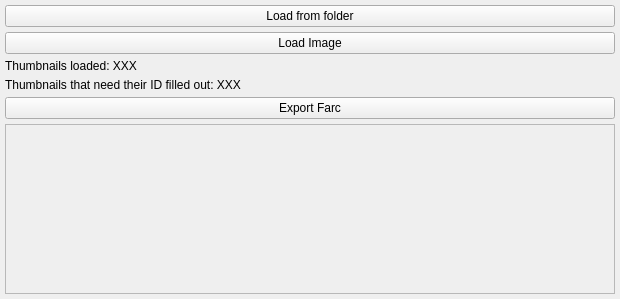
<?xml version="1.0" encoding="UTF-8"?>
<ui version="4.0">
 <class>ThumbnailTextureCreator</class>
 <widget class="QWidget" name="ThumbnailTextureCreator">
  <property name="geometry">
   <rect>
    <x>0</x>
    <y>0</y>
    <width>620</width>
    <height>299</height>
   </rect>
  </property>
  <property name="minimumSize">
   <size>
    <width>620</width>
    <height>0</height>
   </size>
  </property>
  <property name="windowTitle">
   <string>Thumbnail Texture Creator</string>
  </property>
  <layout class="QVBoxLayout" name="verticalLayout">
   <property name="spacing">
    <number>5</number>
   </property>
   <property name="leftMargin">
    <number>5</number>
   </property>
   <property name="topMargin">
    <number>5</number>
   </property>
   <property name="rightMargin">
    <number>5</number>
   </property>
   <property name="bottomMargin">
    <number>5</number>
   </property>
   <item>
    <widget class="QPushButton" name="load_folder_button">
     <property name="text">
      <string>Load from folder</string>
     </property>
    </widget>
   </item>
   <item>
    <widget class="QPushButton" name="load_image_button">
     <property name="text">
      <string>Load Image</string>
     </property>
    </widget>
   </item>
   <item>
    <widget class="QLabel" name="thumbnails_loaded_label">
     <property name="text">
      <string>Thumbnails loaded: XXX</string>
     </property>
    </widget>
   </item>
   <item>
    <widget class="QLabel" name="thumbnails_to_fillout_label">
     <property name="text">
      <string>Thumbnails that need their ID filled out: XXX</string>
     </property>
    </widget>
   </item>
   <item>
    <widget class="QPushButton" name="export_farc_button">
     <property name="text">
      <string>Export Farc</string>
     </property>
    </widget>
   </item>
   <item>
    <widget class="QScrollArea" name="scrollArea">
     <property name="horizontalScrollBarPolicy">
      <enum>Qt::ScrollBarPolicy::ScrollBarAlwaysOff</enum>
     </property>
     <property name="sizeAdjustPolicy">
      <enum>QAbstractScrollArea::SizeAdjustPolicy::AdjustToContents</enum>
     </property>
     <property name="widgetResizable">
      <bool>true</bool>
     </property>
     <property name="alignment">
      <set>Qt::AlignmentFlag::AlignLeading|Qt::AlignmentFlag::AlignLeft|Qt::AlignmentFlag::AlignTop</set>
     </property>
     <widget class="QWidget" name="scrollAreaWidgetContents">
      <property name="geometry">
       <rect>
        <x>0</x>
        <y>0</y>
        <width>608</width>
        <height>143</height>
       </rect>
      </property>
      <property name="minimumSize">
       <size>
        <width>0</width>
        <height>0</height>
       </size>
      </property>
      <layout class="QGridLayout" name="gridLayout">
       <property name="leftMargin">
        <number>0</number>
       </property>
       <property name="topMargin">
        <number>0</number>
       </property>
       <property name="rightMargin">
        <number>0</number>
       </property>
       <property name="bottomMargin">
        <number>0</number>
       </property>
       <property name="spacing">
        <number>0</number>
       </property>
      </layout>
     </widget>
    </widget>
   </item>
  </layout>
 </widget>
 <resources/>
 <connections/>
</ui>
